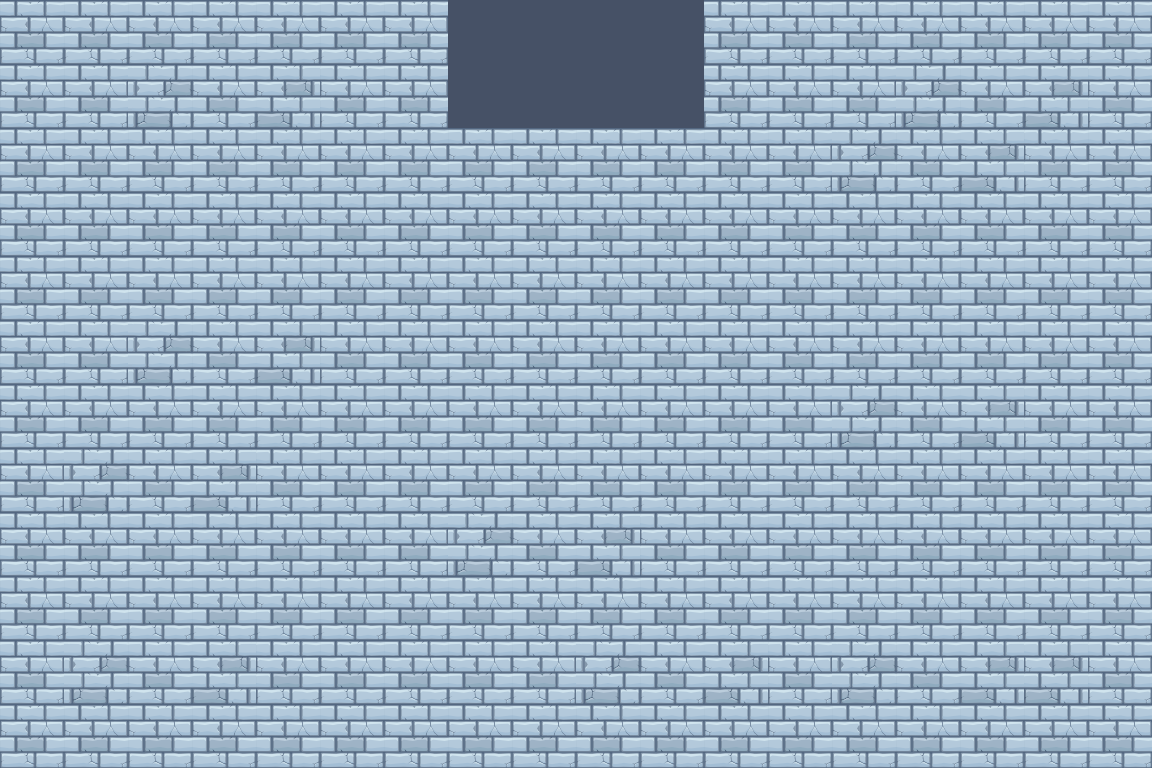

Below is a game level as drawn by its tile map, then a one-line description and the .tmx file that defines it, in full:
An orthogonal 18x12 tile map with 64x64 px tiles, 1 tile layer (Слой тайлов 1), 2 tilesets and 1 object.

<map version="1.0" orientation="orthogonal" renderorder="right-down" width="18" height="12" tilewidth="64" tileheight="64" nextobjectid="2">
 <properties>
  <property name="Height" value="768" />
  <property name="Up" value="Yes" />
  <property name="Width" value="1152" />
 </properties>
 <tileset firstgid="1" name="items" tilewidth="64" tileheight="64" tilecount="400" columns="20">
  <image source="items.png" width="1280" height="1280" />
 </tileset>
 <tileset firstgid="401" name="tiles" tilewidth="64" tileheight="64" tilecount="105" columns="15">
  <image source="tiles.png" width="989" height="450" />
 </tileset>
 <layer name="Слой тайлов 1" width="18" height="12">
  <data encoding="csv">
419,419,419,419,419,419,419,425,425,425,425,419,419,419,419,419,419,419,
419,419,418,419,420,419,419,425,425,425,425,419,419,419,418,419,420,419,
419,419,419,419,419,419,419,419,419,419,419,419,419,418,419,420,419,419,
419,419,419,419,419,419,419,419,419,419,419,419,419,419,419,419,419,419,
419,419,419,419,419,419,419,419,419,419,419,419,419,419,419,419,419,419,
419,419,418,419,420,419,419,419,419,419,419,419,419,419,419,419,419,419,
419,419,419,419,419,419,419,419,419,419,419,419,419,418,419,420,419,419,
419,418,419,420,419,419,419,419,419,419,419,419,419,419,419,419,419,419,
419,419,419,419,419,419,419,418,419,420,419,419,419,419,419,419,419,419,
419,419,419,419,419,419,419,419,419,419,419,419,419,419,419,419,419,419,
419,418,419,420,419,419,419,419,419,418,419,420,419,418,419,420,420,419,
419,419,419,419,419,419,419,419,419,419,419,419,419,419,419,419,419,419
</data>
 </layer>
 <objectgroup name="ground">
  <object id="1" x="448" y="0">
   <polyline points="0,0 0,128 256,128 256,0" />
  </object>
 </objectgroup>
</map>
